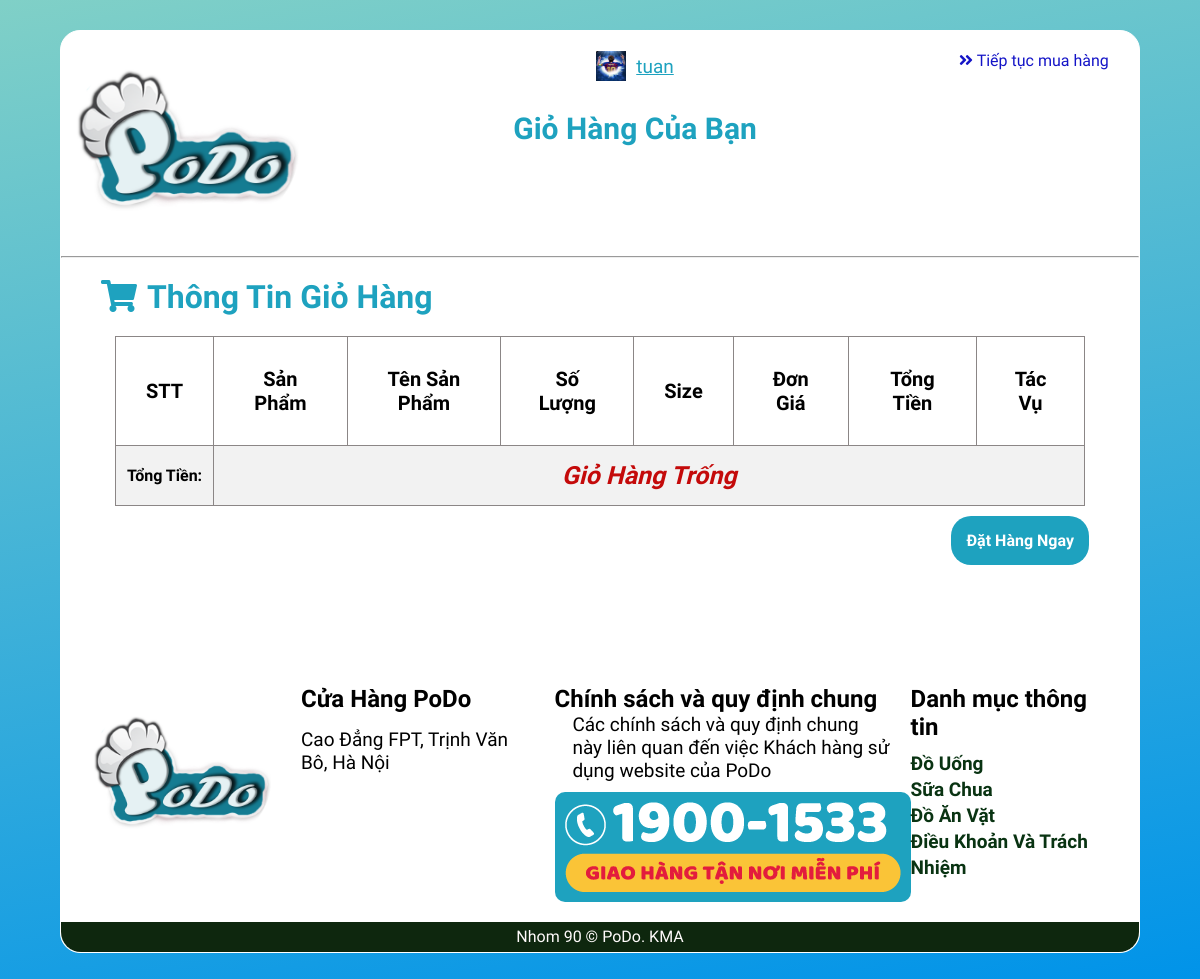
The app's page /Cart/giohang.php (signed in) with its own data.
### tables this page shows
CREATE TABLE `user` (
  `idUser` int(11) NOT NULL,
  `userName` varchar(200) NOT NULL,
  `passWord` varchar(50) NOT NULL,
  `email` varchar(50) NOT NULL,
  `phone` varchar(50) NOT NULL COMMENT 'Số Điện Thoại',
  `fullName` varchar(50) NOT NULL COMMENT 'Họ và Tên',
  `isAdmin` bit(1) NOT NULL,
  `id_role` int(11) NOT NULL COMMENT 'Mã Vai Trò',
  `image` varchar(200) NOT NULL COMMENT 'avata',
  `adress` varchar(200) NOT NULL COMMENT 'Địa Chỉ',
  `disabled` bit(1) NOT NULL COMMENT 'Cấm truy cập'
);

CREATE TABLE `information` (
  `id_information` int(11) NOT NULL,
  `logo` varchar(200) NOT NULL COMMENT 'url logo',
  `address1` varchar(200) NOT NULL COMMENT 'địa chỉ 1',
  `phone` varchar(50) NOT NULL COMMENT 'số điện thoại',
  `email` varchar(200) NOT NULL COMMENT 'email'
);

### Cart/giohang.php (the view, shortened to what this page needs)
<?php
require_once('../Library/library.php');
if (isset($_SESSION['user'])) {
?>
<!DOCTYPE html>
<html lang="en">
<head>
  <link rel="stylesheet" href="https://use.fontawesome.com/releases/v5.15.3/css/all.css" />
  <link rel="stylesheet" href="./style-cart.css" />
</head>
<body>
  <div class="container">
    <header>
      <?php
        if(isset($_SESSION['user'])) {
          $idCustomer = $_SESSION['user']['idUser'];
          $conn = connectDB();
          $result = $conn -> query("SELECT * FROM user INNER JOIN information ON idUser = ".$idCustomer."");
          $row = $result -> fetch_assoc();
          echo'
            <img src="../images/'.$row['logo'].'" alt="" />
            <div class="admin__cart">
              <span class="user_name"><img class="img_user" src="../images/avata/'.$row['image'].'">'.$row['userName'].'</span>
              <span class="title_cart">Giỏ Hàng Của Bạn</span>
            </div>
            <a href="../index.php"><i class="fas fa-angle-double-right"></i> Tiếp tục mua hàng</a>
          ';
        }
      ?>
    </header>
    <main>
      <div class="main-top">
        <hr />
      </div>
      <div class="content">
        <h1><i class="fas fa-shopping-cart"></i>Thông Tin Giỏ Hàng</h1>
        <div class="showCart">
          <form action="" method="post">
            <table>
              <tr>
                <th class="mobl1">STT</th>
                <th>Sản Phẩm</th>
                <th>Tên Sản Phẩm</th>
                <th>Số Lượng</th>
                <th>Size</th>
                <th>Đơn Giá</th>
                <th class="mobl2">Tổng Tiền</th>
                <th>Tác Vụ</th>
              </tr>
              <?php
                if(isset($_SESSION['user'])) {
                  $totalPrice = 0;
                }
              ?>
              <tr class="totalCash">
                <td>Tổng Tiền:</td>
                <?php
                  if(isset($_SESSION['user'])) {
                    if ($totalPrice > 0) {
                      echo '<td colspan="7" class="showTotalCash">'.number_format($totalPrice).' đ</td>';
                    } else {
                      echo '<td colspan="7" class="showTotalCash">Giỏ Hàng Trống</td>';
                    }
                  } else {
                    echo '
                      <td colspan="7" class="showTotalCash">Giỏ Hàng Trống</td>
                    ';
                  }
                ?>
              </tr>
            </table>
            <div class="form-submit">
              <a href="./insertOrder1.php" id="linkInsertOrder">Đặt Hàng Ngay</a>
            </div>
          </form>
          </div>
      </div>
    </main>
    <footer>
        <div class="section_information">
          <div class="section_information_address">
            <div class="logo-footer">
              <?php logo(0);?>
            </div>
            <div class="information_address">
              <h2>Cửa Hàng PoDo</h2>
              <ul>
                <?php
                $conn = connectDB();
                $result = $conn->query("SELECT * FROM information");
                if ($result->num_rows > 0) {
                  $row = $result->fetch_assoc();
                    echo '
                      <li>'.$row['address1'].'</li>
                    ';
                }
                ?>
              </ul>
            </div>
          </div>
          <div class="contact_information">
            <h2>Chính sách và quy định chung</h2>
            <div class="contact_information_content">
              <p class="contact_information_content_sub">
              Các chính sách và quy định chung này liên quan đến việc Khách hàng sử dụng website của PoDo
              </p>
              <img src="../images/hostline.png" alt="">
            </div>
          </div>
          <div class="list_product_footer">
            <h2>Danh mục thông tin</h2>
            <ul>
              <li><a href="">Đồ Uống</a></li>
              <li><a href="">Sữa Chua</a></li>
              <li><a href="">Đồ Ăn Vặt</a></li>
              <li><a href="">Điều Khoản Và Trách Nhiệm</a></li>
            </ul>
          </div>
        </div>
        <div class="copy_right">
          <p>Nhom 90 © PoDo. KMA</p>
        </div>
      </footer>
  </div>
</body>
</html>
<?php } ?>

### Library/library.php (shortened to what this page needs)
<?php
function logo($note){
    $conn = connectDB();
    $result = $conn -> query("SELECT * FROM information ");
    $row = $result -> fetch_assoc();
    if ($note == 0) {
        echo '
            <img class="img-fluid" src="../images/'.$row['logo'].'" alt="Theme-Logo" />
        ';
    } else if ($note ==1) {
        echo '
            <img class="img-fluid" src="../../images/'.$row['logo'].'" alt="Theme-Logo" />
        ';
    } else if ($note ==2) {
        echo '
            <img src="./images/'.$row['logo'].'" alt="logo PoDo" />
        ';
    } else if ($note ==3) {
        echo '
            <img src="./images/'.$row['logo'].'" alt="logo PoDo" />
        ';
    }
}
?>

### Cart/style-cart.css (style rules this page uses)
* { padding: 0; margin: 0; box-sizing: border-box; }
body { background-color: #0093E9; background-image: linear-gradient(350deg, #0093E9 0%, #80D0C7 100%); }
.container { width: 90%; margin: 30px auto; border-radius: 20px; background-color: rgba(160, 160, 160, 0.315); font-family: "Itim", cursive; border: 1px solid #fff; background-color: #fff; }
header { display: flex; align-items: flex-start; justify-content: space-between; background-color: #fff; border-radius: 20px 20px 0 0; }
header img { width: 250px; }
header a { color: rgb(20, 20, 199); text-decoration: none; font-weight: border; margin-top: 20px; margin-right: 20px; width: 160px; }
header a i { transition: 0.5s; }
span.user_name { color: var(--bg-color); margin-top: 20px; margin-bottom: 30px; font-size: 19px; text-decoration: underline; display: flex; align-items: center; justify-content: center; }
.img_user { width: 30px; height: 30px; margin: 0; margin-right: 10px; }
.title_cart { font-size: 30px; color: var(--bg-color); font-weight: 600; margin: 55px 0; }
.content h1 { margin: 20px 40px; color: var(--bg-color); }
.content h1 i { padding-right: 10px; }
main { background-color: #fff; }
tr, th, td { border: 1px solid rgb(139, 134, 134); }
table { border-collapse: collapse; width: 90%; margin: 10px auto; background-color: rgba(255, 255, 255, 0.329); }
table tr:nth-child(even) { background-color: #f2f2f2; }
.totalCash td { font-weight: 900; }
.showTotalCash { color: rgb(196, 10, 10); font-size: 25px; padding: 30px 0; height: 60px; font-style: oblique; }
.showCart th { padding: 30px; font-size: 20px; }
.showCart td { text-align: center; padding: 10px 0; }
.form-submit { display: flex; justify-content: flex-end; margin-right: 50px; }
#linkInsertOrder { background-color: var(--bg-color); border-radius: 20px; color: white; font-weight: 900; padding: 15px; text-decoration: none; }
footer { margin-top: 100px; }
.section_information { display: flex; margin: 0 20px; padding: 20px 0; justify-content: space-around; }
.section_information_address { display: flex; }
.section_information_address img { border-radius: 50%; width: 200px; }
.information_address { padding: 0 20px; }
.information_address ul { padding-top: 10px; }
.information_address li { list-style-type: none; font-size: 19px; padding: 5px 0; }
.contact_information { flex: 0.9; }
.contact_information_content { font-size: 19px; border-radius: 5px; }
.contact_information_content p { width: 90%; margin: auto; }
.contact_information_content img { display: block; margin: auto; background-color: var(--bg-color); padding: 10px; border-radius: 10px; margin-top: 10px; }
.list_product_footer ul { padding-top: 10px; }
.list_product_footer li { list-style-type: none; line-height: 25px; }
.list_product_footer a { text-decoration: none; font-size: 19px; color: rgb(9, 51, 18); font-weight: 700; }
.copy_right { width: 100%; height: 30px; color: rgb(255, 251, 251); background-color: #0e270e; line-height: 30px; text-align: center; border-end-end-radius: 20px; border-end-start-radius: 20px; }

### Cart/giohang.php (style rules this page uses)
:root { --bg-color: #1ea2bf; --textName-color : #157332; --textPrice-color: #fb492c; }

### records on screen
user: information.logo (picture), image (picture), userName "tuan"
information: logo (picture), address1 "Cao Đẳng FPT, Trịnh Văn Bô, Hà Nội"
